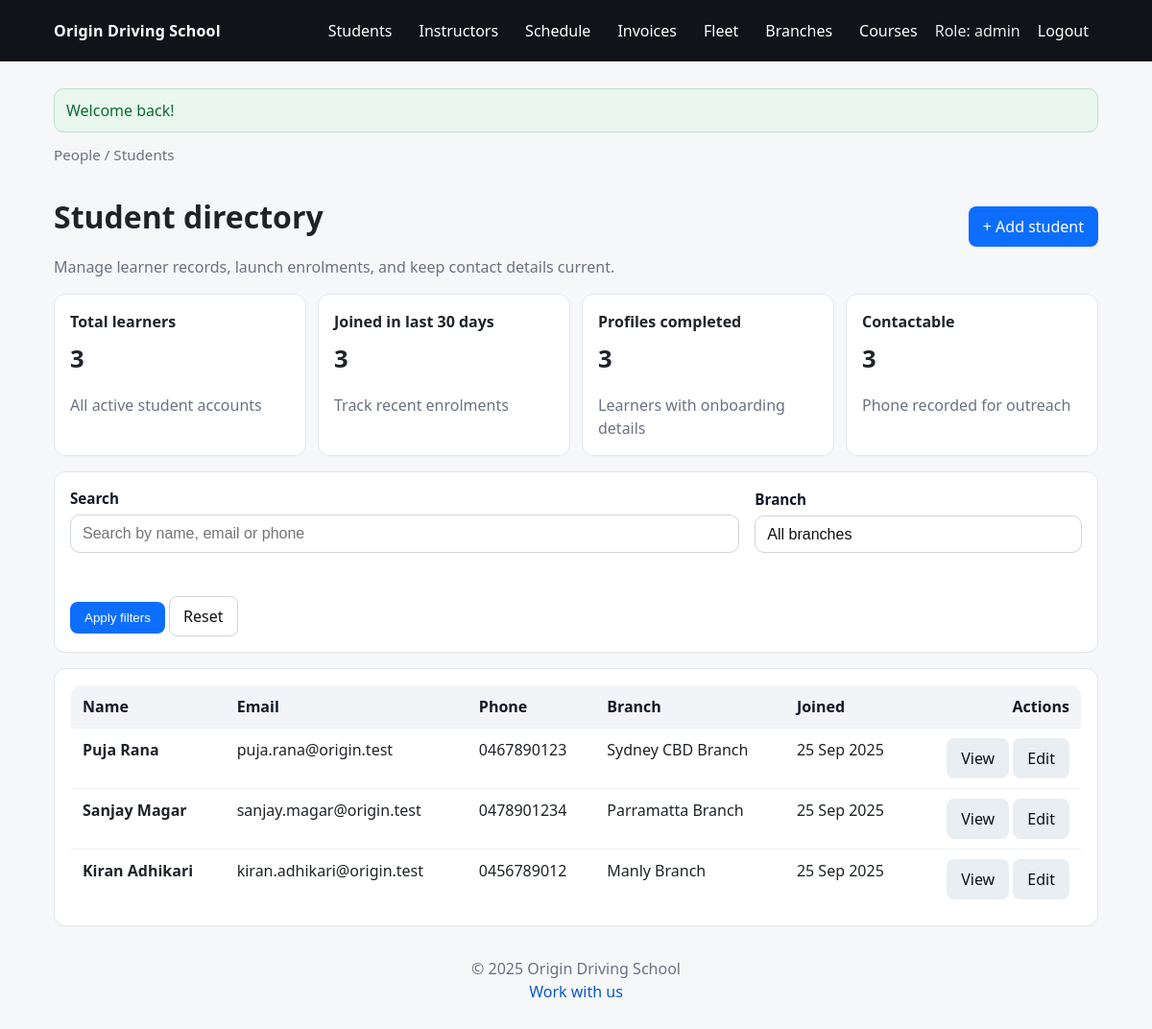
/index.php?url=student/index (signed in), run on the app's committed database.
### tables this page shows
CREATE TABLE `users` (
  `id` int(11) NOT NULL,
  `branch_id` int(11) DEFAULT NULL,
  `first_name` varchar(50) NOT NULL,
  `last_name` varchar(50) NOT NULL,
  `email` varchar(100) NOT NULL,
  `password` varchar(255) NOT NULL,
  `phone` varchar(20) DEFAULT NULL,
  `role` enum('admin','staff','instructor','student') NOT NULL,
  `created_at` timestamp NOT NULL DEFAULT current_timestamp(),
  `updated_at` timestamp NOT NULL DEFAULT current_timestamp() ON UPDATE current_timestamp()
);

CREATE TABLE `branches` (
  `id` int(11) NOT NULL,
  `name` varchar(100) NOT NULL,
  `address` varchar(255) NOT NULL,
  `phone` varchar(20) DEFAULT NULL,
  `created_at` timestamp NOT NULL DEFAULT current_timestamp(),
  `updated_at` timestamp NOT NULL DEFAULT current_timestamp() ON UPDATE current_timestamp()
);

### core/Controller.php (called while the page is built, shortened)
<?php
class Controller {
  public function __construct() {
    global $pdo;
    $this->db = $pdo;
  }
  protected function view(string $view, array $data = []): void {
    extract($data, EXTR_SKIP);
    $path = "../views/$view.php";
    require "../views/layouts/header.php";
    require $path;
    require "../views/layouts/footer.php";
  }
  protected function requireRole($roles): void {
    $roles = (array)$roles;
  }
}

### controllers/StudentController.php (called while the page is built, shortened)
<?php
class StudentController extends Controller {
  public function index(){
    $search = trim($_GET['q'] ?? '');
    $branchFilter = $_GET['branch'] ?? 'all';
    $sql = "SELECT u.id, u.first_name, u.last_name, u.email, u.phone, u.created_at, b.name AS branch_name
            FROM users u
            LEFT JOIN branches b ON u.branch_id = b.id
            WHERE u.role='student'";
    $params = [];
    $sql .= " ORDER BY u.created_at DESC";
    $stmt = $this->db->prepare($sql);
    $stmt->execute($params);
    $students = $stmt->fetchAll(PDO::FETCH_ASSOC);
    $totalStudents = (int)$this->db->query("SELECT COUNT(*) FROM users WHERE role='student'")->fetchColumn();
    $recentStudents = (int)$this->db->query("SELECT COUNT(*) FROM users WHERE role='student' AND created_at >= DATE_SUB(NOW(), INTERVAL 30 DAY)")->fetchColumn();
    $profileCount = (int)$this->db->query("SELECT COUNT(*) FROM student_profiles")->fetchColumn();
    $contactable = (int)$this->db->query("SELECT COUNT(*) FROM users WHERE role='student' AND phone IS NOT NULL AND phone <> ''")->fetchColumn();
    $summary = [
      'total'       => $totalStudents,
      'recent'      => $recentStudents,
      'profiles'    => $profileCount,
      'contactable' => $contactable,
    ];
    $filters = [
      'q'      => $search,
      'branch' => $branchFilter,
    ];
    $this->view("student/index", compact('students', 'branches', 'summary', 'filters'));
  }
}

### core/Router.php (called while the page is built, shortened)
<?php
class Router {
  public static function route(array $parts): void {
    $controller = ucfirst($parts[0] ?? 'home') . "Controller";
    $method     = $parts[1] ?? 'index';
    $params     = array_slice($parts, 2);
    $file = "../controllers/$controller.php";
    $instance = new $controller();
    call_user_func_array([$instance, $method], $params);
  }
}

### core/App.php (called while the page is built, shortened)
<?php
class App {
  public function __construct() {
    $url = $this->parseUrl();
    Router::route($url);
  }
  private function parseUrl(): array {
    $u = rtrim($_GET['url'], '/');
    $u = filter_var($u, FILTER_SANITIZE_URL);
    return explode('/', $u);
  }
}

### public/index.php (called while the page is built, shortened)
<?php
require_once __DIR__ . '/../core/App.php';
require_once __DIR__ . '/../core/Router.php';
require_once __DIR__ . '/../core/Controller.php';
$app = new App();

### views/student/index.php (the view, shortened to what this page needs)
<?php
$students = $students ?? [];
$filters = $filters ?? ['q' => '', 'branch' => 'all'];
$summary = $summary ?? ['total' => 0, 'recent' => 0, 'profiles' => 0, 'contactable' => 0];
$formatDate = static function (?string $value): string {
    if (!$value) {
        return '—';
    }
    $timestamp = strtotime($value);
    return $timestamp ? date('d M Y', $timestamp) : '—';
};
?>
<div class="breadcrumb">People / Students</div>
<div class="mb-3" style="display:flex; justify-content:space-between; align-items:center; flex-wrap:wrap; gap:12px;">
  <div>
    <h1 class="mb-1">Student directory</h1>
    <p class="muted mb-0">Manage learner records, launch enrolments, and keep contact details current.</p>
  </div>
  <a class="btn primary" href="index.php?url=student/create">+ Add student</a>
</div>
<div class="cards mb-3">
  <div class="card">
    <h4 class="mb-1">Total learners</h4>
    <div style="font-size:1.6rem;font-weight:700;">
      <?= (int)($summary['total'] ?? 0); ?>
    </div>
    <p class="muted mb-0">All active student accounts</p>
  </div>
  <div class="card">
    <h4 class="mb-1">Joined in last 30 days</h4>
    <div style="font-size:1.6rem;font-weight:700;">
      <?= (int)($summary['recent'] ?? 0); ?>
    </div>
    <p class="muted mb-0">Track recent enrolments</p>
  </div>
  <div class="card">
    <h4 class="mb-1">Profiles completed</h4>
    <div style="font-size:1.6rem;font-weight:700;">
      <?= (int)($summary['profiles'] ?? 0); ?>
    </div>
    <p class="muted mb-0">Learners with onboarding details</p>
  </div>
  <div class="card">
    <h4 class="mb-1">Contactable</h4>
    <div style="font-size:1.6rem;font-weight:700;">
      <?= (int)($summary['contactable'] ?? 0); ?>
    </div>
    <p class="muted mb-0">Phone recorded for outreach</p>
  </div>
</div>
<div class="card mb-3">
  <form method="get" action="index.php" class="grid-3" style="align-items:end; gap:16px;">
    <div class="field" style="grid-column:span 2;">
      <label for="student-search">Search</label>
      <input id="student-search" type="text" name="q" value="<?= htmlspecialchars($filters['q'] ?? '', ENT_QUOTES); ?>" placeholder="Search by name, email or phone">
    </div>
    <div class="field">
      <label for="student-branch">Branch</label>
      <select id="student-branch" name="branch">
        <option value="all" <?= ($filters['branch'] ?? 'all') === 'all' ? 'selected' : ''; ?>>All branches</option>
      </select>
    </div>
    <div class="field">
      <label>&nbsp;</label>
      <div class="actions" style="margin-top:0;">
        <button class="btn primary" type="submit">Apply filters</button>
        <a class="btn outline" href="index.php?url=student/index">Reset</a>
      </div>
    </div>
  </form>
</div>
<?php if (empty($students)): ?>
  <div class="card">
    <h3 class="mb-1">No students found</h3>
    <p class="muted mb-0">Try adjusting the filters above or add a new student profile.</p>
  </div>
<?php else: ?>
  <div class="card">
    <div class="table-wrapper">
      <table class="table mb-0">
        <thead>
          <tr>
            <th>Name</th>
            <th>Email</th>
            <th>Phone</th>
            <th>Branch</th>
            <th>Joined</th>
            <th class="right">Actions</th>
          </tr>
        </thead>
        <tbody>
        <?php foreach ($students as $student): ?>
          <tr>
            <td>
              <strong><?= htmlspecialchars(($student['first_name'] ?? '') . ' ' . ($student['last_name'] ?? '')); ?></strong>
            </td>
            <td><?= htmlspecialchars($student['email'] ?? ''); ?></td>
            <td><?= htmlspecialchars($student['phone'] ?? '—'); ?></td>
            <td><?= htmlspecialchars($student['branch_name'] ?? 'Unassigned'); ?></td>
            <td><?= $formatDate($student['created_at'] ?? null); ?></td>
            <td class="right" style="white-space:nowrap;">
              <a class="btn link" href="index.php?url=student/show&id=<?= (int)($student['id'] ?? 0); ?>">View</a>
              <a class="btn link" href="index.php?url=student/edit&id=<?= (int)($student['id'] ?? 0); ?>">Edit</a>
            </td>
          </tr>
        <?php endforeach; ?>
        </tbody>
      </table>
    </div>
  </div>
<?php endif; ?>

### public/assets/css/main.css (style rules this page uses)
* { box-sizing: border-box; }
html, body { margin:0; padding:0; }
html { font-size: 16px; }
body { font-family: system-ui, -apple-system, Segoe UI, Roboto, Arial, sans-serif; color:#1f2328; background:#f6f7f9; line-height:1.5; }
a { color:#0a58ca; text-decoration: none; }
.breadcrumb { font-size:.95rem; color:#6b7280; margin-bottom: 8px; }
.btn { display:inline-block; padding: 8px 14px; border-radius: 8px; border:1px solid transparent; background:#e9eef3; color:#0e1116; cursor:pointer; transition: transform .04s ease, filter .15s ease; user-select: none; }
.btn.primary { background:#0d6efd; color:#fff; }
.btn.outline { background: transparent; border-color:#cfd4da; color:#0e1116; }
.card { background:#fff; border: 1px solid #e5e7eb; border-radius: 12px; padding: 16px; box-shadow: 0 1px 0 rgba(16,24,40,0.02); }
.card h3, .card h4, .card h5 { margin:0 0 6px 0; }
.cards { display:grid; grid-template-columns: repeat(auto-fit, minmax(220px, 1fr)); gap: 12px; }
.table { width:100%; border-collapse: collapse; background:#fff; border:1px solid #e5e7eb; border-radius: 12px; overflow:hidden; }
.table th, .table td { padding: 10px 12px; border-bottom: 1px solid #eef1f4; vertical-align: top; text-align: left; }
.table thead th { background:#f2f4f7; font-weight: 600; color:#111827; }
.field { display:flex; flex-direction: column; gap:6px; }
label { font-weight: 600; font-size: .95rem; color:#111827; }
input, select, textarea { appearance: none; border:1px solid #cfd4da; border-radius: 10px; padding: 10px 12px; font-size: 1rem; background:#fff; color:#111; outline:none; transition: border-color .15s ease, box-shadow .15s ease; }
.mb-0 { margin-bottom:0 !important; }
.mb-1 { margin-bottom:8px !important; }
.mb-3 { margin-bottom:16px !important; }
.right { text-align:right !important; }
.grid-3 { display:grid; grid-template-columns: repeat(3, 1fr); gap:12px; }
.muted { color:#6b7280; }

### data on the page
users: first_name+last_name "Puja Rana", email "puja.rana@origin.test", phone "0467890123", branch.name "Sydney CBD Branch", created_at "25 Sep 2025"
users: first_name+last_name "Sanjay Magar", email "sanjay.magar@origin.test", phone "0478901234", branch.name "Parramatta Branch", created_at "25 Sep 2025"
users: first_name+last_name "Kiran Adhikari", email "kiran.adhikari@origin.test", phone "0456789012", branch.name "Manly Branch", created_at "25 Sep 2025"

### other printed values
$_SESSION['role'] "admin"
$_SESSION['flash_success'] "Welcome back!"
$summary['total'] "3"
$summary['recent'] "3"
$summary['profiles'] "3"
$summary['contactable'] "3"
